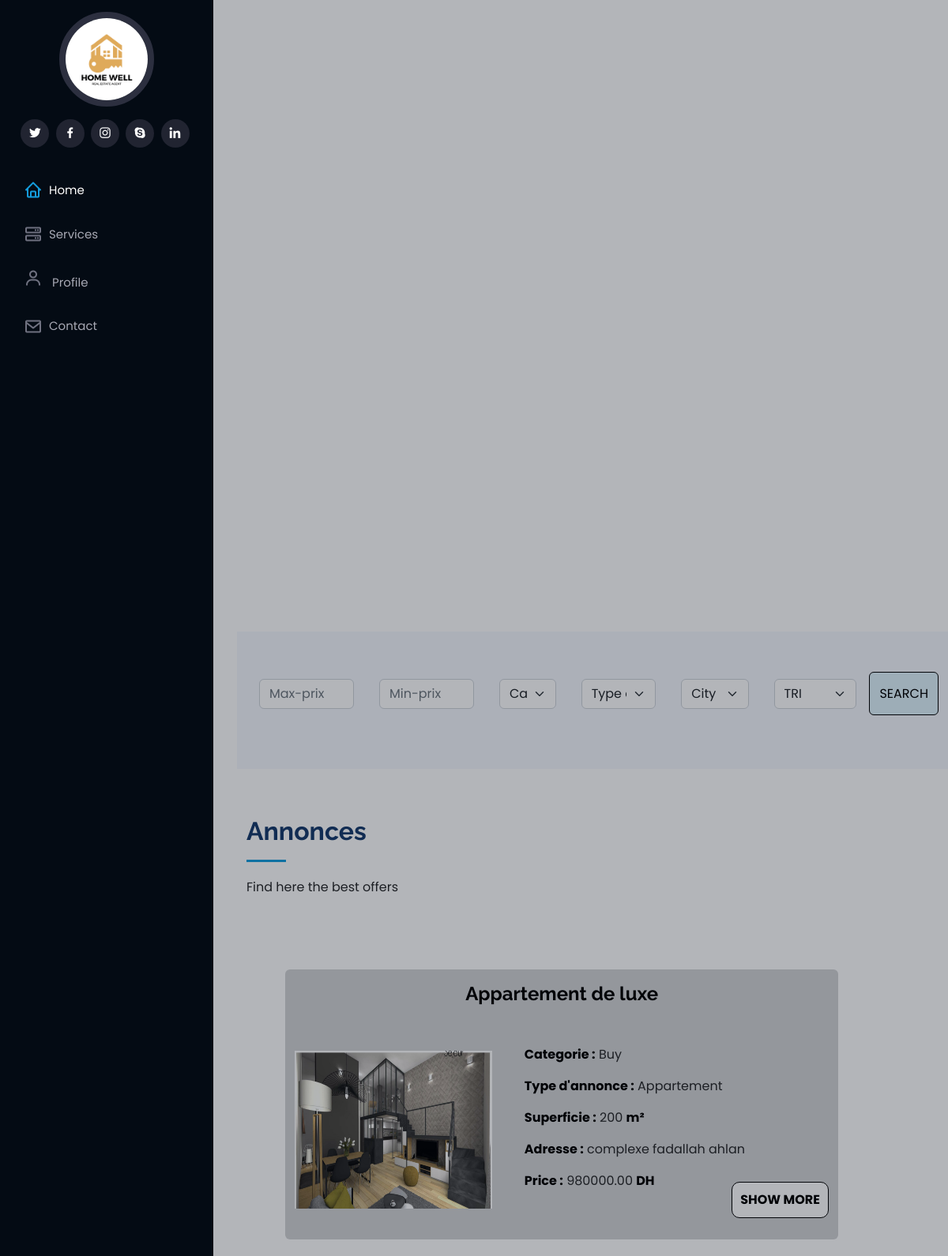
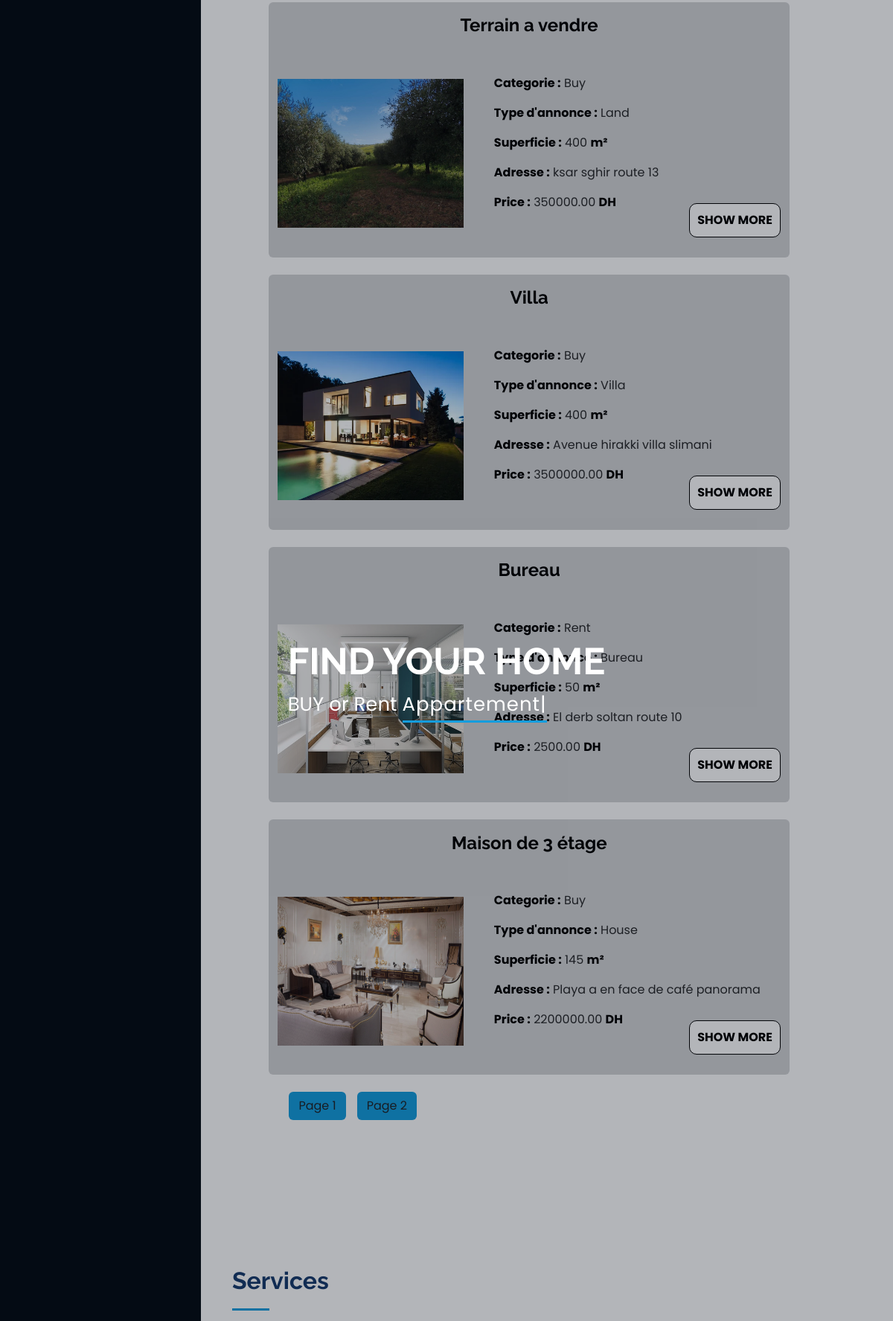
The page / (upper part) on the database its author committed (2 pictures, top to bottom).
### tables this page shows
CREATE TABLE `annonce` (
  `id_annonce` int(11) NOT NULL,
  `id_client` int(11) NOT NULL,
  `titre` varchar(100) NOT NULL,
  `description` varchar(100) NOT NULL,
  `adresse` varchar(100) NOT NULL,
  `superficie` int(11) NOT NULL,
  `categorie` varchar(50) NOT NULL,
  `type_annonce` varchar(50) NOT NULL,
  `prix` decimal(10,2) NOT NULL,
  `date_publication` datetime NOT NULL,
  `date_modification` date NOT NULL,
  `ville` text NOT NULL
);

CREATE TABLE `image` (
  `id_image` int(11) NOT NULL,
  `id_annonce` int(11) NOT NULL,
  `image_main` varchar(350) NOT NULL,
  `image_secondaire` varchar(1000) NOT NULL
);

### index.php (the view, shortened to what this page needs)
<!DOCTYPE html>
<html lang="en">
<head>
  <link href="assets/vendor/aos/aos.css" rel="stylesheet">
  <link href="assets/vendor/bootstrap/css/bootstrap.min.css" rel="stylesheet">
  <link href="assets/vendor/bootstrap-icons/bootstrap-icons.css" rel="stylesheet">
  <link href="assets/vendor/boxicons/css/boxicons.min.css" rel="stylesheet">
  <link href="assets/vendor/glightbox/css/glightbox.min.css" rel="stylesheet">
  <link href="assets/vendor/swiper/swiper-bundle.min.css" rel="stylesheet">
  <link href="assets/css/style.css" rel="stylesheet">
</head>
<body>
  <header id="header">
    <div class="d-flex flex-column">
      <div class="profile">
        <img src="assets/img/my_home.png" alt="" class="img-fluid rounded-circle">
        <div class="social-links mt-3 text-center">
          <a href="#" class="twitter"><i class="bx bxl-twitter"></i></a>
          <a href="#" class="facebook"><i class="bx bxl-facebook"></i></a>
          <a href="#" class="instagram"><i class="bx bxl-instagram"></i></a>
          <a href="#" class="google-plus"><i class="bx bxl-skype"></i></a>
          <a href="#" class="linkedin"><i class="bx bxl-linkedin"></i></a>
        </div>
      </div>
      <nav id="navbar" class="nav-menu navbar">
        <ul>
          <li><a href="#hero" class="nav-link scrollto active"><i class="bx bx-home"></i> <span>Home</span></a></li>
          <li><a href="#services" class="nav-link scrollto"><i class="bx bx-server"></i> <span>Services</span></a></li>
          <li><?php
              if (isset($_GET['show_element']) && $_GET['show_element'] === 'true') {
                echo '<a style="display:none" href="profile.php" class="nav-link scrollto"><i class="bx bx-user"></i> <span>Profile</span></a>';
              } else {
                echo '<a style="display:block" href="profile.php" class="nav-link scrollto"><i class="bx bx-user"></i> <span>Profile</span></a>';
              }
              ?></li>
          <li><a href="#contact" class="nav-link scrollto"><i class="bx bx-envelope"></i> <span>Contact</span></a></li>
        </ul>
      </nav>
    </div>
  </header>
  <section id="hero" class="d-flex flex-column justify-content-center align-items-center">
    <div class="hero-container" data-aos="fade-in">
      <h1>FIND YOUR HOME</h1>
      <p>BUY or Rent <span class="typed" data-typed-items="Appartement,Villa,Bureau,Land"></span></p>
    </div>
    <div class="video-container">
      <video autoplay loop muted playsinline style="width: 100%; height: auto;">
        <source src="assets/img/VILLA LUXE SAINT RAPHAËL - PRÉSENTATION VIDÉO IMMOBILIÈRE.mp4" type="video/mp4">
      </video>
    </div>
  </section>
  <main id="main">
    <section class="clients section-bg">
      <div class="container">
        <div class="row" data-aos="zoom-in">
          <form class="form-inline" action="search.php" method="post" style="display: flex;">
            <div class="form-group mx-sm-3 mb-2">
              <input type="number" class="form-control" name="maxPric" placeholder="Max-prix" style="width:10vw;">
            </div>
            <div class="form-group mx-sm-3 mb-2">
              <input type="number" class="form-control" name="min" placeholder="Min-prix" style="width:10vw;">
            </div>
            <div class="form-group mx-sm-3 mb-3">
              <select class="form-select" aria-label="Default select example" name="categorie">
                <option selected>Category</option>
              </select>
            </div>
            <div class="form-group mx-sm-3 mb-3">
              <select class="form-select" aria-label="Default select example" name="type_annonce">
                <option selected>Type annonce</option>
              </select>
            </div>
            <div class="form-group mx-sm-3 mb-3">
              <select class="form-select" aria-label="Default select example" name="villes">
                <option selected>City</option>
              </select>
            </div>
            <div class="form-group mx-sm-3 mb-3">
              <select class="form-select" aria-label="Default select example" name="Date_publication">
                <option selected>TRI</option>
              </select>
            </div>
            <button type="submit" name="recherche" class="btn btn-primary mb-2" style="background-color: #DFF3FC;border:1px solid #000;color:#000;margin-top:-1%;" id="btn">SEARCH</button>
          </form>
        </div>
      </div>
    </section>
    <section id="about" class="about">
      <div class="container">
        <div class="section-title">
          <h2>Annonces</h2>
          <p>Find here the best offers</p>
        </div>
        <div class="row" style="padding:7%;">
          <?php
          $con = mysqli_connect('localhost', 'Root', '', 'gestion');
          $numberPage = 5;
          $lienPage = isset($_GET['page']) ? $_GET['page'] : 1;
          $startPage = ($lienPage - 1) * $numberPage;
          $query = "SELECT * FROM annonce LIMIT $startPage, $numberPage";
          $result = mysqli_query($con, $query);
          while ($row = mysqli_fetch_assoc($result)) {
          ?>
            <div class="card" id="cards" style="background-color: #d2d3d5;width:90%;margin-bottom:3%;border:none;">
              <div id="modal">
                <div class="infoModal" style="margin-bottom:-3%;">
                  <h4 class="modal-title" style="display:flex;justify-content:center;color:#000;font-weight:bold;margin-top:2%;" id="exampleModalLabel"> <?php echo $row['titre']; ?></h4>
                  <div style="display: flex;margin-top:3%;">
                    <?php
                    $ids = $row['id_annonce'];
                    $pic = mysqli_query($con, "SELECT image_main FROM image WHERE id_annonce = $ids ");
                    $rows = mysqli_fetch_assoc($pic);
                    $imageMain = $rows["image_main"];
                    echo "<img class='card-text' width='37%' height='200vh;' style='margin-top: 5%;' src='" . $imageMain . "'>";
                    ?>
                    <div class="infoModal2" style="margin-left: 6%;margin-bottom:2%;margin-top:4%;">
                      <p class="card-text"><span style="">Categorie :</span> <?php echo $row['categorie']; ?></p>
                      <p class="card-text"><span>Type d'annonce :</span> <?php echo $row['type_annonce']; ?></p>
                      <p class="card-text"><span>Superficie :</span> <?php echo $row['superficie']; ?> <span>m²</span></p>
                      <p class="card-text"><span>Adresse :</span> <?php echo $row['adresse']; ?></p>
                      <p class="card-text"><span>Price :</span> <?php echo $row['prix']; ?> <span>DH</span></p>
                    </div>
                  </div>
                  <form method="post" action="details.php" style="display:flex;flex-direction:row-reverse;margin-top:-10%;">
                    <button type="submit" name="showModal" class="modbuttons">SHOW MORE</button>
                  </form>
                </div>
              </div>
            </div>
          <?php
          }
          $query = "SELECT COUNT(*) as numberData FROM annonce";
          $result = mysqli_query($con, $query);
          $row = mysqli_fetch_assoc($result);
          $AllData = $row['numberData'];
          $AllPage = ceil($AllData / $numberPage);
          echo "<ul style='display:flex;flex-wrap:wrap;' class='container'>";
          for ($i = 1; $i <= $AllPage; $i++) {
            echo "<a href='?page=$i?#about' class='btn' style='margin-left:2%;background-color:#149ddd;'>Page $i</a>";
          }
          echo "</ul>";
          ?>
        </div>
      </div>
    </section>
    <section id="services" class="services">
      <div class="container">
        <div class="section-title">
          <h2>Services</h2>
        </div>
      </div>
    </section>
  </main>
</body>
</html>

### assets/css/style.css (style rules this page uses)
body { font-family: 'Poppins', sans-serif !important; color: #272829; }
a { color: #149ddd; text-decoration: none; }
.infoModal2 span { font-weight: bold !important; }
.modbuttons { background-color: #fff !important; font-weight: bold; color: #000 !important; border: 1px solid #000 !important; padding: 10px; border-radius: 10px; margin-top: 5%; margin-bottom:7%; }
.infoModal h4 { color: #fff; }
.infoModal span { font-weight: bold; color: #000; }
.infoModal2 span { font-weight: bold; }
h1, h2, h3, h4, h5, h6 { font-family: "Raleway", sans-serif; }
#header { position: fixed; top: 0; left: 0; bottom: 0; width: 270px; transition: all ease-in-out 0.5s; z-index: 9997; transition: all 0.5s; padding: 0 15px; background: #040b14 !important; overflow-y: auto; }
#header .profile img { margin: 15px auto; display: block; width: 120px; border: 8px solid #2c2f3f; }
#header .profile .social-links a { font-size: 18px; display: inline-block; background: #212431; color: #fff; line-height: 1; padding: 8px 0; margin-right: 4px; border-radius: 50%; text-align: center; width: 36px; height: 36px; transition: 0.3s; }
#main { margin-left: 300px; }
.nav-menu { padding: 30px 0 0 0; }
.nav-menu * { margin: 0; padding: 0; list-style: none; }
.nav-menu>ul>li { position: relative; white-space: nowrap; }
.nav-menu a, .nav-menu a:focus { display: flex; align-items: center; color: #a8a9b4; padding: 12px 15px; margin-bottom: 8px; transition: 0.3s; font-size: 15px; }
.nav-menu a i, .nav-menu a:focus i { font-size: 24px; padding-right: 8px; color: #6f7180; }
.nav-menu a:hover, .nav-menu .active, .nav-menu .active:focus, .nav-menu li:hover>a { text-decoration: none; color: #fff; }
.nav-menu a:hover i, .nav-menu .active i, .nav-menu .active:focus i, .nav-menu li:hover>a i { color: #149ddd; }
#hero { width: 100%; height: 100vh; background-size: cover; }
#hero:before { content: ""; background: rgba(5, 13, 24, 0.3); position: absolute; bottom: 0; top: 0; left: 0; right: 0; z-index: 1; }
#hero .hero-container { position: absolute; top: 50%; z-index: 40; min-width: 300px; }
#hero h1 { margin: 0 0 10px 0; font-size: 50px; font-weight: 700; line-height: 56px; color: #fff; }
#hero p { color: #fff; margin-bottom: 50px; font-size: 26px; font-family: "Poppins", sans-serif; }
#hero p span { color: #fff; padding-bottom: 4px; letter-spacing: 1px; border-bottom: 3px solid #149ddd; }
@media (min-width: 1024px) { #hero { background-attachment: fixed; } }
section { padding: 60px 0; overflow: hidden; }
.section-bg { background: #f5f8fd; }
.section-title { padding-bottom: 30px; }
.section-title h2 { font-size: 32px; font-weight: bold; margin-bottom: 20px; padding-bottom: 20px; position: relative; color: #173b6c; }
.section-title h2::after { content: ""; position: absolute; display: block; width: 50px; height: 3px; background: #149ddd; bottom: 0; left: 0; }
.section-title p { margin-bottom: 0; }

### index.php (style rules this page uses)
.video-container { width: 100%; height: 500px; margin-top: -10%; }

### rows shown on the page
annonce: titre "Appartement de luxe", image.image_main (picture), categorie "Buy", type_annonce "Appartement", superficie "200", adresse "complexe fadallah ahlan", prix "980000.00"
annonce: titre "Terrain a vendre", image.image_main (picture), categorie "Buy", type_annonce "Land", superficie "400", adresse "ksar sghir route 13", prix "350000.00"
annonce: titre "Villa", image.image_main (picture), categorie "Buy", type_annonce "Villa", superficie "400", adresse "Avenue hirakki villa slimani", prix "3500000.00"
annonce: titre "Bureau", image.image_main (picture), categorie "Rent", type_annonce "Bureau", superficie "50", adresse "El derb soltan route 10", prix "2500.00"
annonce: titre "Maison de 3 étage", image.image_main (picture), categorie "Buy", type_annonce "House", superficie "145", adresse "Playa a en face de café panorama", prix "2200000.00"
